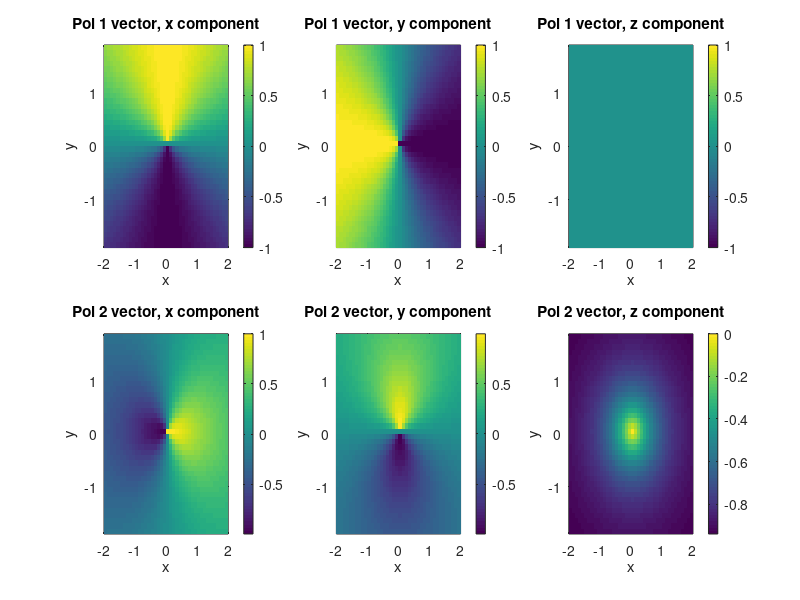

Source code (MATLAB): (Note: this script raises an error after producing the figure.)
% generation of plane wave in arbitrary 3D direction with fixed polarisation
% by two tilted gratings for two pump beams (in x and y direction), both
% with horizontal polarisation

% based on grating_design3D_v1.m
% v2: allow for matrices as inputs (e.g. different angles)
% v3: vary the grating strength dng and keep pump amplitudes constant to achieve target polarisation 
%     (instead of keeping grating contrast dng=1 constant and very the pump amplitude for v1 and v2)

global lam c k0 neff beta w0 sigma dng

% parameters

lam = 780e-9;           % wavelength
k0 = 2*pi/lam;

polout = 1;     % set output polarisation: 1=lin pol 1, 2=lin pol 2, 3=circ pol 1, 4=circ pol 2


c = 3e8;

neff = 1;  %NOT IMPLEMENTED EVERYWHERE           % effective index of fundamental mode
beta = neff*k0;         % propagation constant of mode
w0 = 2e-6;              % waist of fundamental mode (vertical)
sigma = 2e-6;           % waist of refractive index profile (vertical)
dng = 1;                % grating index contrast (=1 for design calculation; realistic <=5e-3 ?)


% define target plane wave: direction, polarisation

%ntar = [1 1 3];   % direction of propagation (x=fwd, pump 1; y=transverse, pump 2; z=up)
%ntar = ntar/norm(ntar);

xx = -2:0.1:2;
yy = -1.9:0.1:1.9;
[ntarx,ntary] = meshgrid(xx,yy);
ntarz = 1 + 0*ntarx;
ntarnorm = sqrt(ntarx.^2+ntary.^2+ntarz.^2);
ntarx = ntarx./ntarnorm;
ntary = ntary./ntarnorm;
ntarz = ntarz./ntarnorm;


    % define two polarisation directions for output plane wave: 
    %   pol 1 orthogonal to propagation, in x,y plane
    %   pol 2 orhtogonal to propagation, orthogonal to pol 1

% if ntar(3)==1
%     pout1 = [0 -1 0]; 
%     pout2 = [1 0 0];
% else
%     pout1 = [ntar(2) -ntar(1) 0];    % ntar x [0 0 1]
%     pout1 = pout1/norm(pout1);
%     pout2 = [ntar(2)*pout1(3)-ntar(3)*pout1(2) ntar(3)*pout1(1)-ntar(1)*pout1(3)  ntar(1)*pout1(2)-ntar(2)*pout1(1)];  % ntar x ptar1
% end

pout1x = ntary;         % ntar x [0 0 1]
pout1y = -ntarx; 
pout1z = 0*ntarx;
pout1norm = sqrt(pout1x.^2+pout1y.^2+pout1z.^2);
pout1x = pout1x./pout1norm;
pout1y = pout1y./pout1norm;
pout1z = pout1z./pout1norm;

pout2x = ntarx.*pout1z-ntarz.*pout1y;    % ntar x ptar1
pout2y = ntarz.*pout1x-ntarx.*pout1z;  
pout2z = ntarx.*pout1y-ntary.*pout1x;

    % now correct for the upwards case (where the above is undefined)

pout1x(ntarz==1) = 0; 
pout1y(ntarz==1) = -1; 
pout1z(ntarz==1) = 0;
pout2x(ntarz==1) = 1; 
pout2y(ntarz==1) = 0;  
pout2z(ntarz==1) = 0;

figure(1)
subplot(231)
pcolor(xx,yy,pout1x), shading flat, colorbar
xlabel('x'), ylabel('y'), title('Pol 1 vector, x component')
subplot(232)
pcolor(xx,yy,pout1y), shading flat, colorbar
xlabel('x'), ylabel('y'), title('Pol 1 vector, y component')
subplot(233)
pcolor(xx,yy,pout1z), shading flat, colorbar
xlabel('x'), ylabel('y'), title('Pol 1 vector, z component')
subplot(234)
pcolor(xx,yy,pout2x), shading flat, colorbar
xlabel('x'), ylabel('y'), title('Pol 2 vector, x component')
subplot(235)
pcolor(xx,yy,pout2y), shading flat, colorbar
xlabel('x'), ylabel('y'), title('Pol 2 vector, y component')
subplot(236)
pcolor(xx,yy,pout2z), shading flat, colorbar
xlabel('x'), ylabel('y'), title('Pol 2 vector, z component')


% set target polarisation: amplitudes (0,1) and relative phases (0,+/-pi/2)
% of the two output polarisation vectors

if polout==1    % 1=lin pol 1
    ptar1 = 1;
    ptar2 = 0;
end
if polout==2    % 2=lin pol 2
    ptar1 = 0;
    ptar2 = 1;
end
if polout==3    % 3=circ pol 1 
    ptar1 = 1;
    ptar2 = 1i;
end
if polout==4    % 4=circ pol 2
    ptar1 = 1;
    ptar2 = -1i;
end


% calculate grating properties (tilt, rotation, period) for the two pumps

    % pump 1 (propagating in x)

[lamgrat1,alphagrat1,alphatilt1] = grating_angles_3D_f2(ntarx,ntary,ntarz);
lamgrat1 = lamgrat1 * lam;
    
    % pump 2 (propagating in y): calculate in rotated frame (because grating_angles_3D_f2 assumes pump in x)

[lamgrat2,alphagrat2,alphatilt2] = grating_angles_3D_f2(ntary,-ntarx,ntarz);
lamgrat2 = lamgrat2 * lam;

figure(2)
subplot(231)
pcolor(xx,yy,lamgrat1/lam), shading flat, colorbar
xlabel('x'), ylabel('y'), title('Grating 1 period \Lambda/\lambda')
subplot(232)
pcolor(xx,yy,alphagrat1*180/pi), shading flat, colorbar
xlabel('x'), ylabel('y'), title('Grating 1 direction')
subplot(233)
pcolor(xx,yy,alphatilt1*180/pi), shading flat, colorbar
xlabel('x'), ylabel('y'), title('Grating 1 tilt')
subplot(234)
pcolor(xx,yy,lamgrat2/lam), shading flat, colorbar
xlabel('x'), ylabel('y'), title('Grating 2 period \Lambda/\lambda')
subplot(235)
pcolor(xx,yy,alphagrat2*180/pi+90), shading flat, colorbar    % in real coordinate system
xlabel('x'), ylabel('y'), title('Grating 2 direction')
subplot(236)
pcolor(xx,yy,alphatilt2*180/pi), shading flat, colorbar
xlabel('x'), ylabel('y'), title('Grating 2 tilt')


% calculate scattering rate for E-field and power (apart from dng factor, dng=1 here)

pol = 1;            % =1 horizontal input polarisation; =2 vertical input polarisation
ky = 0*lamgrat1;     % transverse prop. constant of pump

[al1,Ex1,Ey1,Ez1] = scatteringrate3_f(lamgrat1,alphagrat1,alphatilt1,ky,pol);
E1norm = sqrt(Ex1.^2+Ey1.^2+Ez1.^2);

[al2,Ex2p,Ey2p,Ez2p] = scatteringrate3_f(lamgrat2,alphagrat2,alphatilt2,ky,pol); % in the wrong coordinate system
E2norm = sqrt(Ex2p.^2+Ey2p.^2+Ez2p.^2);

Ex2 = -Ey2p; Ey2 = Ex2p; Ez2 = Ez2p;    % scattered field from pump 2 in the true coordinate system


% calculate the required pump strengths (same dng) to achieve target polarisation

    % project scattered fields onto the two polarisation unit vectors
 
a1 = Ex1.*pout1x+Ey1.*pout1y+Ez1.*pout1z;    % scalar product E1.ptar1
a2 = Ex1.*pout2x+Ey1.*pout2y+Ez1.*pout2z;    % scalar product E1.ptar2

b1 = Ex2.*pout1x+Ey2.*pout1y+Ez2.*pout1z;    % scalar product E2.ptar1
b2 = Ex2.*pout2x+Ey2.*pout2y+Ez2.*pout2z;    % scalar product E2.ptar1

    % solve linear system for amplitudes of pumps 1 and 2

A1 = (b2.*ptar1-b1.*ptar2) ./ (a1.*b2-a2.*b1);
A2 = (-a2.*ptar1+a1.*ptar2) ./ (a1.*b2-a2.*b1);

    % now change this from varying pump amplitudes to varying dng
    
dng1 = dng .* abs(A1);
A1 = exp(1i*angle(A1));

dng2 = dng .* abs(A2);
A2 = exp(1i*angle(A2));


figure(3)   % remember: these pump strengths are for dng=1
subplot(221)
pcolor(xx,yy,dng1), shading flat, colorbar
xlabel('x'), ylabel('y'), title(['Pol. ' num2str(polout) ': Grating 1 strength dng_1'])
subplot(222)
pcolor(xx,yy,dng2), shading flat, colorbar
xlabel('x'), ylabel('y'), title(['Pol. ' num2str(polout) ': Grating 2 strength dng_2'])
subplot(223)
pcolor(xx,yy,angle(A1./A2)*180/pi), shading flat, colorbar
xlabel('x'), ylabel('y'), title('Relative phase of pumps')


% Crossterms: scattering of pump 1 on grating 2 and vice versa

    % scattering of pump 1 on grating 2

    % rotate grating 2 into coordinate system of pump 1
    
% if alphagrat2<0
%     alphagrat2p = alphagrat2 + pi/2;
%     upw1 = 1;    % =1 for pump 1 is scattered upwards by grating 2
% else
%     alphagrat2p = alphagrat2 - pi/2;
%     upw1 = 0;    % 0 for pump 1 is scattered downwards by grating 2
% end

upw1 = 1.0 * (alphagrat2<0);
alphagrat2p = alphagrat2 - pi/2 + pi*upw1;


    % calculate scattering rate (for dng=1) and scattering direction
[al1cross,~,~,~] = scatteringrate3_f(lamgrat2,alphagrat2p,alphatilt2,ky,pol);

n1crossx = ( k0-2*pi./lamgrat2.*cos(alphagrat2p) ) / k0;
n1crossy = ( -2*pi./lamgrat2.*sin(alphagrat2p) ) / k0;
n1crossz = (-1).^(upw1+1).*sqrt(1-n1crossx.^2-n1crossy.^2);


    % scattering of pump 2 on grating 1

    % rotate grating 1 into coordinate system of pump 2
    
% if alphagrat1<0
%     alphagrat1p = alphagrat1 + pi/2;
%     upw2 = 0    % =1 for pump 2 is scattered upwards by grating 1
% else
%     alphagrat1p = alphagrat1 - pi/2;
%     upw2 = 1    % 0 for pump 2 is scattered downwards by grating 1
% end

upw2 = 1.0 * (alphagrat1>=0);
alphagrat1p = alphagrat1 + pi/2 - pi*upw2;


    % calculate scattering rate (for dng=1) and scattering direction
[al2cross,~,~,~] = scatteringrate3_f(lamgrat1,alphagrat1p,alphatilt1,ky,pol);

n2crossy = ( k0-2*pi./lamgrat1.*cos(alphagrat1p) ) / k0;   % in pump 1 (true) coordinate system
n2crossx = ( +2*pi./lamgrat1.*sin(alphagrat1p) ) / k0;
n2crossz = (-1).^(upw2+1).*sqrt(1-n2crossx.^2-n2crossy.^2);


figure(4)
subplot(231)
%pcolor(xx,yy,(real(n1crossx))), shading flat, colorbar
pcolor(xx,yy,n1crossx.*(abs(real(n1crossz))>0) ), shading flat, colorbar
xlabel('x'), ylabel('y'), title('P1 on G2 scatter: direction, x component')
subplot(232)
%pcolor(xx,yy,(real(n1crossy))), shading flat, colorbar
pcolor(xx,yy,n1crossy.*(abs(real(n1crossz))>0) ), shading flat, colorbar
xlabel('x'), ylabel('y'), title('P1 on G2 scatter: direction, y component')
subplot(233)
pcolor(xx,yy,(real(n1crossz))), shading flat, colorbar
xlabel('x'), ylabel('y'), title('P1 on G2 scatter: direction, z component')
subplot(234)
%pcolor(xx,yy,(real(n2crossx))), shading flat, colorbar
pcolor(xx,yy,n2crossx.*(abs(real(n2crossz))>0) ), shading flat, colorbar
xlabel('x'), ylabel('y'), title('P2 on G1 scatter: direction, x component')
subplot(235)
%pcolor(xx,yy,(real(n2crossy))), shading flat, colorbar
pcolor(xx,yy,n2crossy.*(abs(real(n2crossz))>0) ), shading flat, colorbar
xlabel('x'), ylabel('y'), title('P2 on G1 scatter: direction, y component')
subplot(236)
pcolor(xx,yy,(real(n2crossz))), shading flat, colorbar
xlabel('x'), ylabel('y'), title('P2 on G1 scatter: direction, z component')



figure(5)
subplot(231)
pcolor(xx,yy,al1.*dng1.^2), shading flat, colorbar  % |A1|=1 now
xlabel('x'), ylabel('y'), title('P1: design scatter dng^2\alpha|A|^2')
subplot(234)
pcolor(xx,yy,al1cross.*dng2.^2), shading flat, colorbar
xlabel('x'), ylabel('y'), title('P1: parasitic scatter')
subplot(232)
pcolor(xx,yy,al2.*dng2.^2), shading flat, colorbar
xlabel('x'), ylabel('y'), title('P2: design scatter dng^2\alpha|A|^2')
subplot(235)
pcolor(xx,yy,al2cross.*dng1.^2), shading flat, colorbar
xlabel('x'), ylabel('y'), title('P2: parasitic scatter')
subplot(233)
pcolor(xx,yy,al1.*dng1.^2+al2.*dng2.^2), shading flat, colorbar
xlabel('x'), ylabel('y'), title('P1+P2: design scatter dng^2\alpha|A|^2')
subplot(236)
pcolor(xx,yy,al1cross.*dng2.^2+al2cross.*dng1.^2), shading flat, colorbar
xlabel('x'), ylabel('y'), title('P1+P2: parasitic scatter')

